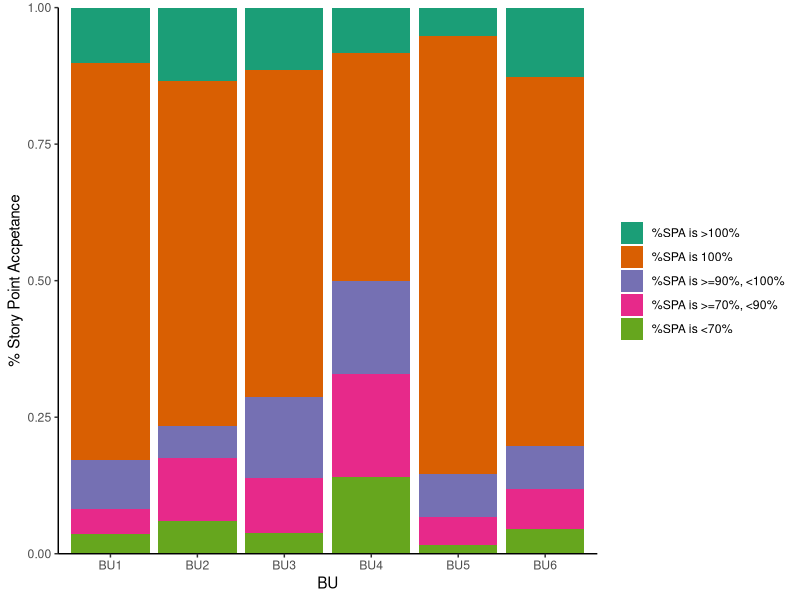

This chart was generated by the following R code:
## ---- chunk 1
knitr::opts_chunk$set(echo = TRUE)
library(tidyverse)
library(openxlsx)
library(readxl)
library(RColorBrewer)

Sprint_Details_2022 <- read_excel("Sprint Details 2022.xlsx")
z <-ggplot(data = Sprint_Details_2022,aes(x= BU,fill =factor(`SPA Range`,levels = c("%SPA is >100%","%SPA is 100%","%SPA is >=90%, <100%","%SPA is >=70%, <90%","%SPA is <70%")))) +geom_bar(position = "fill") + scale_x_discrete(limits = c("BU1","BU2","BU3","BU4","BU5","BU6")) + theme_classic()+scale_fill_manual(name=NULL,breaks =c("%SPA is >100%","%SPA is 100%","%SPA is >=90%, <100%","%SPA is >=70%, <90%","%SPA is <70%"),values = c(brewer.pal(5,"Dark2"))) + scale_y_continuous(expand = c(0,0))+ylab("% Story Point Accpetance")
## ---- chunk 2
knitr::opts_chunk$set(echo = TRUE)
z
